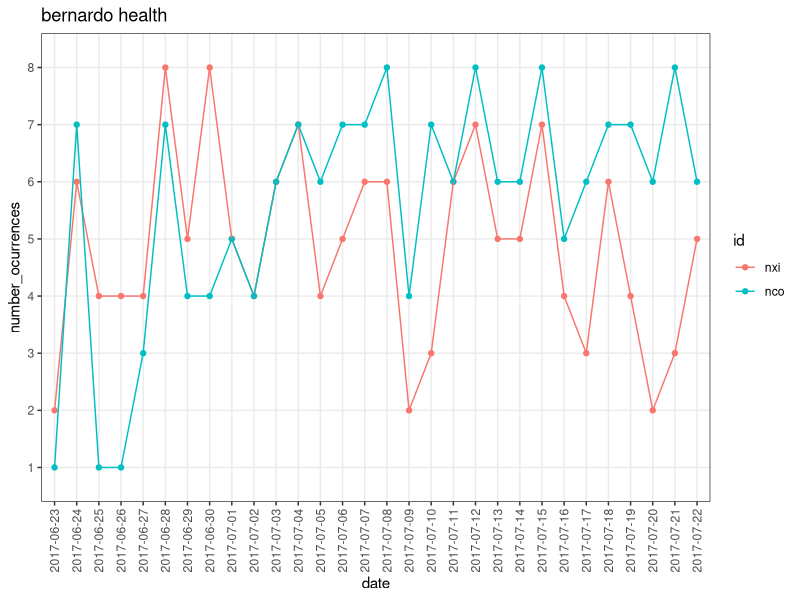

R code for this plot:
#### important: to draw a geom_line, was necessary to define the group!!###
# echo "# bernardo" >> README.md
# git init
# git add README.md
# git commit -m "first commit"
# git remote add origin https://github.com/rpsantosa/bernardo.git
# git push -u origin master


a<-readLines('gisa.txt')
# xi<-grep('[Xx]i[Xx]',a) # %>% grep('[^co]',.)
# co<-grep('[cC][oô]c',a)
# xico<-intersect(xi,co)
# xid<-setdiff(xi,xico)
# cod<-setdiff(co,xico)
da<-grep('[0-9]{1,2}/',a)
dates<-a[da];datesx<-dates
aux<-grep('[0-9]{1,2}/[6-7]$',dates);datesx[aux]<-paste0(dates[aux],'/17')
datesx<-as.Date(datesx,"%d/%m/%y")
# idx<-order(datesx)
# dat_ordered<-dates[idx]
library(tm)
library(stringr)
library(plyr)
library(reshape2)
library(ggplot2)
ccount<-function(i){
  i1<-grep(paste0('^',dates[i]),a)
  i2<-grep(paste0('^',dates[i+1]),a)
  print(c(i,i1,i2,i2-i1))
  nco<-sum(str_count(a[i1:i2], "[cC][oô]c"))
  nxi<-sum(str_count(a[i1:i2], '[Xx]i[Xx]'))
  return(c(nco,nxi,dates[i]))
}
rs<-lapply(1:(length(dates)-1),ccount)
rsd<-ldply(rs);colnames(rsd)<-c('nxi','nco','date');rsd$date<-datesx[-length(datesx)]
rsdm<-melt(rsd,id.vars = 'date');colnames(rsdm)<-c('date','id','number_ocurrences')
rsdm$date<-factor(rsdm$date)

p<-ggplot(data=rsdm, aes(x=date, y=number_ocurrences,colour=id,group=id)) + geom_point() + 
  geom_line() +   
  scale_fill_brewer(palette="Paired")+
  theme_bw() + 
  ggtitle('bernardo health')+  
  theme(axis.text.x=element_text(angle=90,hjust=1,vjust=0.5))
ggsave('bernardo.pdf',device = 'pdf')
